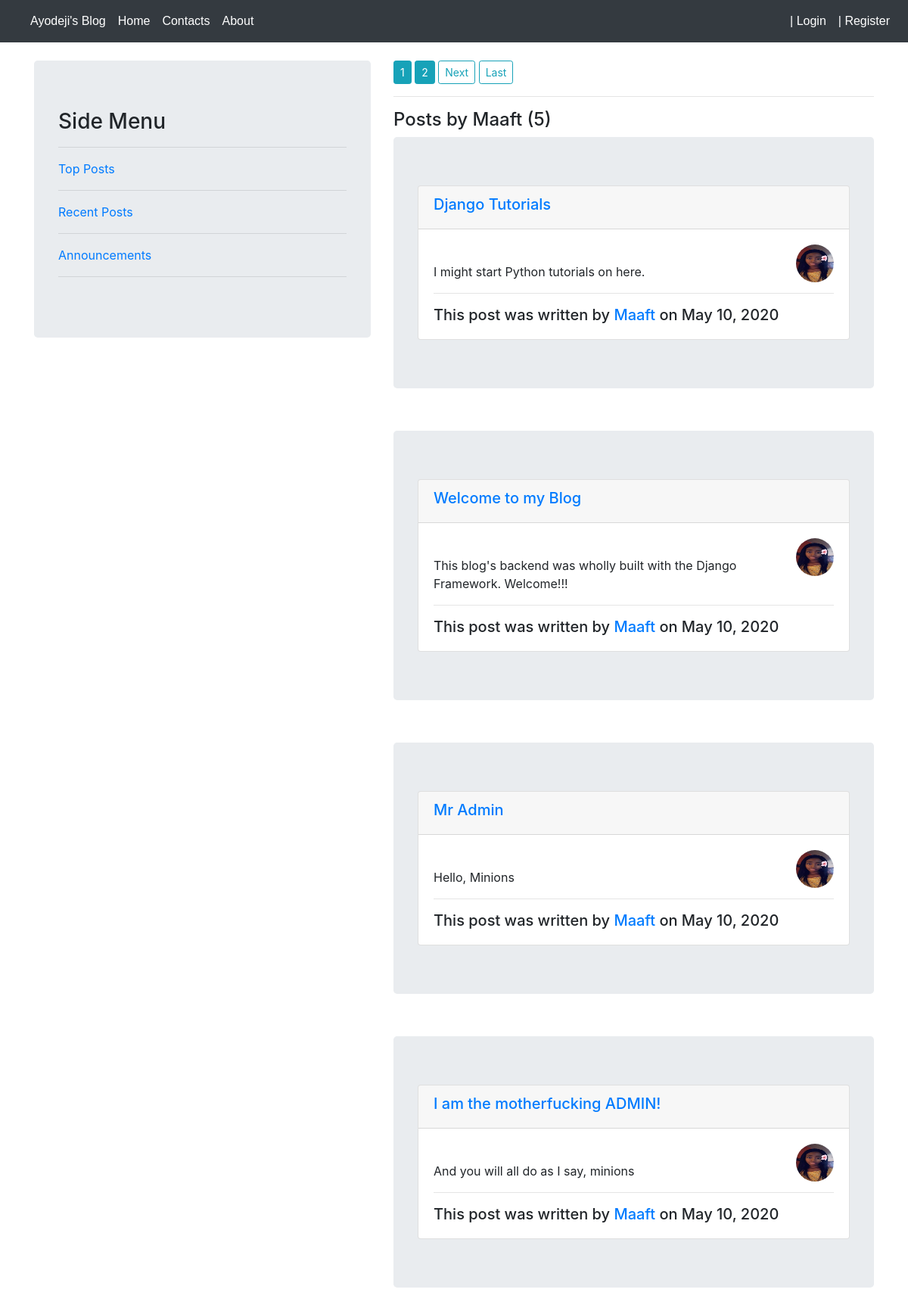
/user/Maaft, run on the app's committed database.
### blog/models.py (models this page shows, shortened)
class Post(models.Model):
    title = models.CharField(max_length=100)
    content = models.TextField()
    date_posted = models.DateTimeField(default = timezone.now )
    author = models.ForeignKey(User, on_delete =models.CASCADE )

### users/models.py (models this page shows, shortened)
class Profile(models.Model):
    user = models.OneToOneField(User ,on_delete=models.CASCADE)
    image = models.ImageField(default="default.jpg", upload_to="profile_pics")

### blog/views.py (the view)
# urls.py: path('user/<str:username>', UserPostListView.as_view(), name='user-posts'),
class UserPostListView(ListView):
    model = Post
    template_name = 'blog/user_posts.html'
    context_object_name = 'posts'
    paginate_by = 4
    def get_queryset(self):
        user = get_object_or_404(User, username=self.kwargs.get('username'))
        return Post.objects.filter(author=user).order_by('-date_posted')

### blog/templates/blog/user_posts.html (shortened to what this page needs)
{% extends 'blog/base.html' %}
{% block content %}
    {% if is_paginated %}
        {% for num in page_obj.paginator.page_range %}
            {% if page_obj.number == num %}
                <a class="btn btn-info btn-sm" href="?page={{ num }}"> {{ num }} </a>
            {% elif num > page_obj.number|add:'-3' and num < page_obj.number|add:'3' %}
                <a class="btn btn-info btn-sm" href="?page={{ num }}"> {{ num }} </a>
            {% endif %}
        {% endfor %}
        {% if page_obj.has_next %}
            <a class="btn btn-outline-info btn-sm" href="?page={{ page_obj.next_page_number }}"> Next </a>
            <a class="btn btn-outline-info btn-sm" href="?page={{ page_obj.paginator.num_pages }}"> Last </a>
        {% endif %}
        <hr>
    {% endif %}
    <h4> Posts by {{ view.kwargs.username }} ({{page_obj.paginator.count}}) </h4>
    {% for post in posts%}
    <div class="jumbotron">
        <div class="card">
            <div class="card-header">
                <h5><a href="{% url 'post-detail' post.id %}"> {{ post.title }} </a></h5>
            </div>
            <div class="card-body">
                <img src="{{ post.author.profile.image.url }}" class="img" style="float: right;"/> <br>
                <p class="card-title" >{{ post.content }}</p>
                <hr>
                <h5 class="card-text">This post was written by <a href="{% url 'user-posts' post.author.username %}">{{ post.author }}</a> on {{ post.date_posted|date:"F d, Y" }}</h5>
            </div>
        </div>
    </div>
        <br>
    {% endfor %}
{% endblock content %}

### blog/templates/blog/base.html (shortened to what this page needs)
{% load static %}
<!DOCTYPE html>
<html lang="en">
    <head>
        <link rel="stylesheet" href="https://stackpath.bootstrapcdn.com/bootstrap/4.4.1/css/bootstrap.min.css">
    </head>
    <body>
    <nav class="navbar navbar-expand-lg navbar-dark bg-dark" style="font-family: 'Trebuchet MS', 'Lucida Sans Unicode', 'Lucida Grande', 'Lucida Sans', Arial, sans-serif;font-size: x-medium;">
        <div class="collapse navbar-collapse" id="navbarNavAltMarkup">
            <div class="navbar-nav">
                <a class="nav-item nav-link active">Ayodeji's Blog <span class="sr-only">(current)</span></a>
                <a class="nav-item nav-link active" href="{% url 'blog-home' %}">Home <span class="sr-only">(current)</span></a>
                <a class="nav-item nav-link active" href="{% url 'blog-about' %}">Contacts </a>
                <a class="nav-item nav-link active" href="{% url 'blog-about' %}">About</a>
            </div>
        </div>
        <form class="form-inline my-2 my-lg-0">
            <div class="navbar-nav">
            {% if user.is_authenticated %}
                <a class="nav-item nav-link active" href="{% url 'post-create' %}">New Post</a>
                <a class="nav-item nav-link active" href="{% url 'profile' %}"> Profile</a>
                <a class="nav-item nav-link active" href="{% url 'logout' %}"> Logout</a>
            {% else %}
                <a class="nav-item nav-link active" href="{% url 'login' %}">| Login</a>
                <a class="nav-item nav-link active" href="{% url 'users-register' %}">| Register</a>
            {% endif %}
            </div>
        </form>
    </nav>
<br>
    <div class="container">
        <div class="row">
            <div class="col-md-5">
                <div class="jumbotron">
                    <h3> Side Menu </h3>
                    <hr>
                    <a href="#"> Top Posts </a><hr>
                    <a href="#"> Recent Posts </a> <hr>
                    <a href="#"> Announcements </a><hr>
                </div>
            </div>
            <div class="col-md-7">
                {% block content %}
                {% endblock %}
            </div>
        </div>
    </div>
    </body>
</html>

### blog/templates/blog/base.html (style rules this page uses)
.img { border-radius: 50%; width: 50px; height: 50px; }

### data on the page
Post: title "Django Tutorials", author.profile.image (picture), content "I might start Python tutorials on here.", author "Maaft", date_posted "May 10, 2020"
Post: title "Welcome to my Blog", author.profile.image (picture), content "This blog's backend was wholly built with the Django Framework. Welcome!!!", author "Maaft", date_posted "May 10, 2020"
Post: title "Mr Admin", author.profile.image (picture), content "Hello, Minions", author "Maaft", date_posted "May 10, 2020"
Post: title "I am the motherfucking ADMIN!", author.profile.image (picture), content "And you will all do as I say, minions", author "Maaft", date_posted "May 10, 2020"

### other printed values
{{ num }} "1"
{{ num }} "2"
{{ view.kwargs.username }} "Maaft"
{{ page_obj.paginator.count }} "5"
